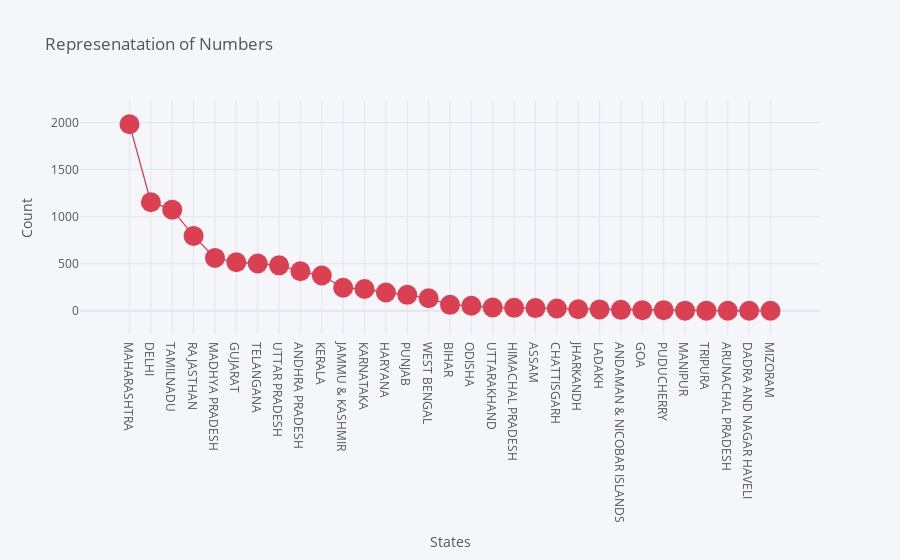

Notebook source saved alongside this figure:
### Markdown cell above
#### Observation :
1. A bar graph representation which is sorted in terms of worst affected to least affected states.

### Code cell
df.iplot(kind='scatter',y="Confirmed",x='State/UT',title="Represenatation of Numbers",xTitle='States',yTitle='Count',mode='lines+markers',size=20,colors='red')

### Figure 1 — Plotly figure (JSON) as saved in the notebook; plotly's stock layout.template omitted (floating-point values rounded to 4 significant figures)
{"data": [{"line": {"color": "rgba(219, 64, 82, 1.0)", "dash": "solid", "shape": "linear", "width": 1.3}, "marker": {"size": 20, "symbol": "circle"}, "mode": "lines+markers", "name": "Confirmed", "text": "", "type": "scatter", "x": ["MAHARASHTRA", "DELHI", "TAMILNADU", "RAJASTHAN", "MADHYA PRADESH", "GUJARAT", "TELANGANA", "UTTAR PRADESH", "ANDHRA PRADESH", "KERALA", "JAMMU & KASHMIR", "KARNATAKA", "HARYANA", "PUNJAB", "WEST BENGAL", "BIHAR", "ODISHA ", "UTTARAKHAND", "HIMACHAL PRADESH", "ASSAM", "CHATTISGARH", "JHARKANDH", "LADAKH", "ANDAMAN & NICOBAR ISLANDS", "GOA", "PUDUCHERRY", "MANIPUR", "TRIPURA", "ARUNACHAL PRADESH", "DADRA AND NAGAR HAVELI", "MIZORAM"], "y": [1982, 1154, 1075, 796, 562, 516, 503, 483, 420, 375, 245, 232, 195, 170, 134, 64, 54, 35, 32, 29, 25, 17, 15, 11, 7, 7, 2, 2, 1, 1, 1]}], "layout": {"legend": {"bgcolor": "#F5F6F9", "font": {"color": "#4D5663"}}, "paper_bgcolor": "#F5F6F9", "plot_bgcolor": "#F5F6F9", "title": {"font": {"color": "#4D5663"}, "text": "Represenatation of Numbers"}, "xaxis": {"gridcolor": "#E1E5ED", "showgrid": true, "tickfont": {"color": "#4D5663"}, "title": {"font": {"color": "#4D5663"}, "text": "States"}, "zerolinecolor": "#E1E5ED"}, "yaxis": {"gridcolor": "#E1E5ED", "showgrid": true, "tickfont": {"color": "#4D5663"}, "title": {"font": {"color": "#4D5663"}, "text": "Count"}, "zerolinecolor": "#E1E5ED"}}}
